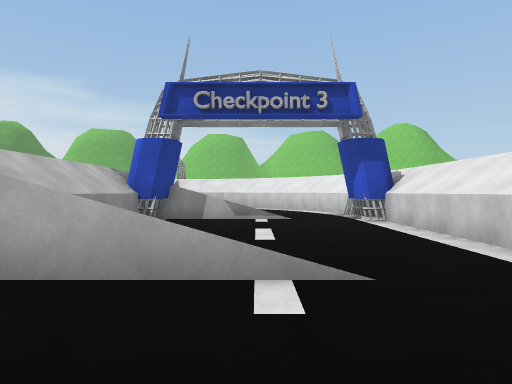
view 1 (above)

17 first-person views from a walk through a Unity game level. The camera is 1.2 m above the floor, looks level and sees 75° across. The floor is counted in squares, 2 m on a side. Each view is taken from the middle of a square. On the plan, view 1 faces up. The plan holds only what a view shows up to about 10 squares ahead; the rest is blank. The place goes on beyond the plan. The player is left out.

view 2
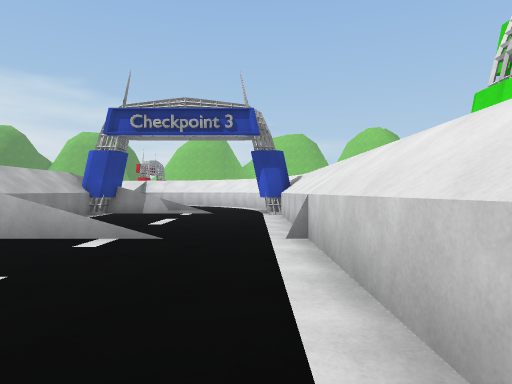

view 3
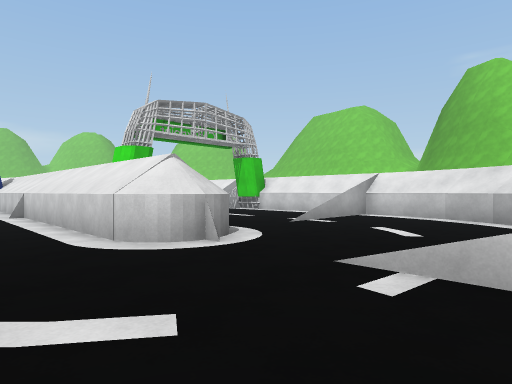

view 4
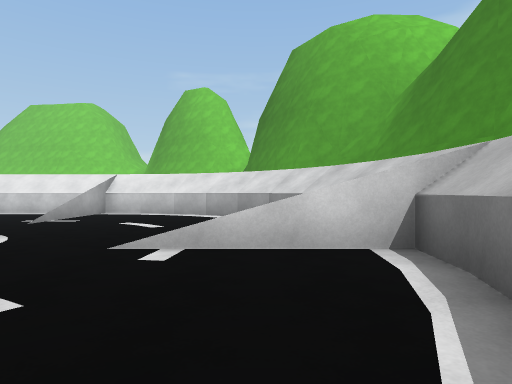

view 5
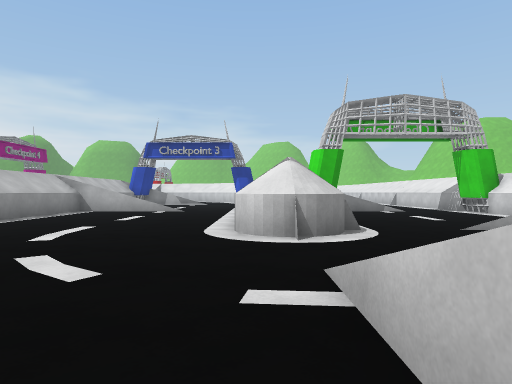

view 6
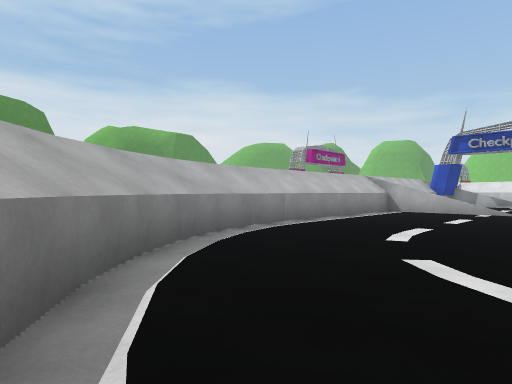

view 7
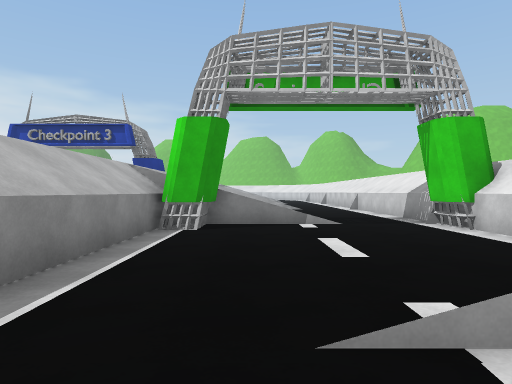

view 8
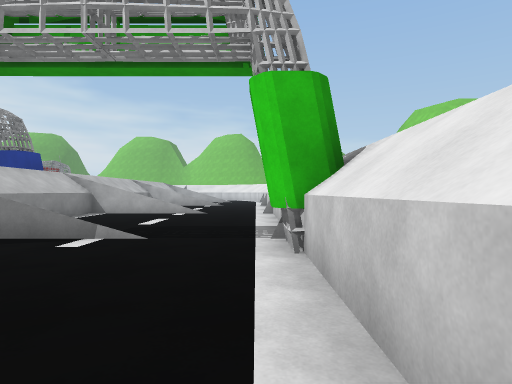

view 9
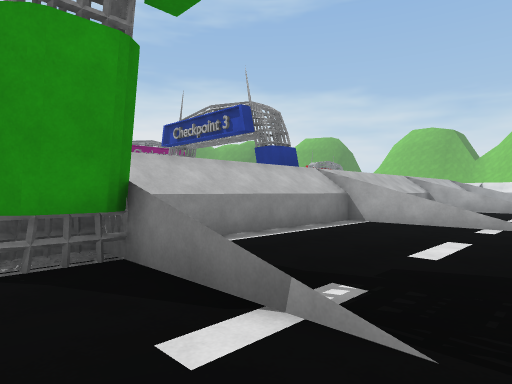

view 10
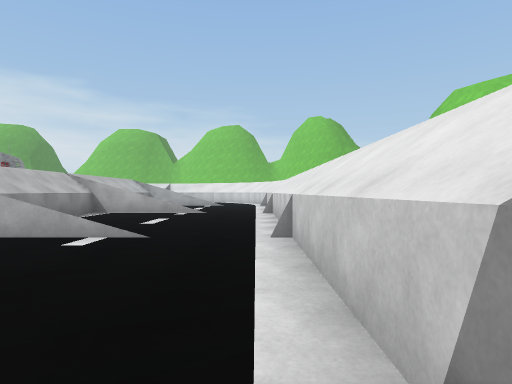

view 11
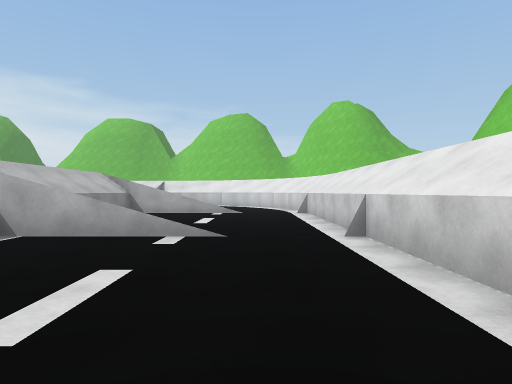

view 12
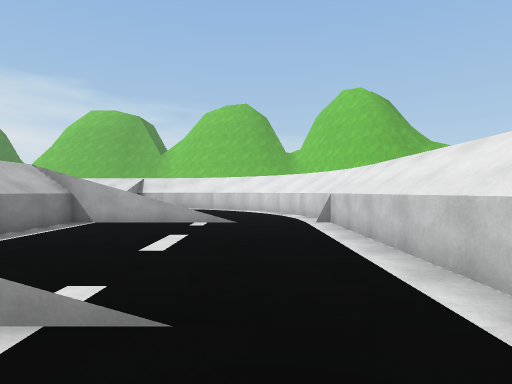

view 13
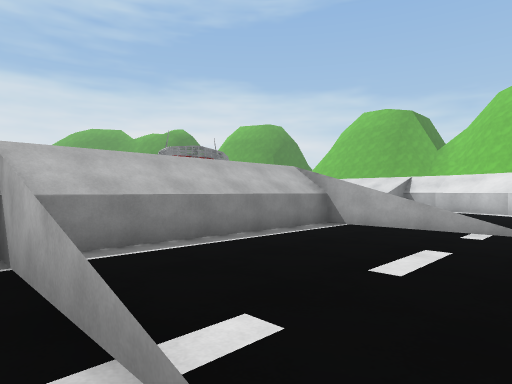

view 14
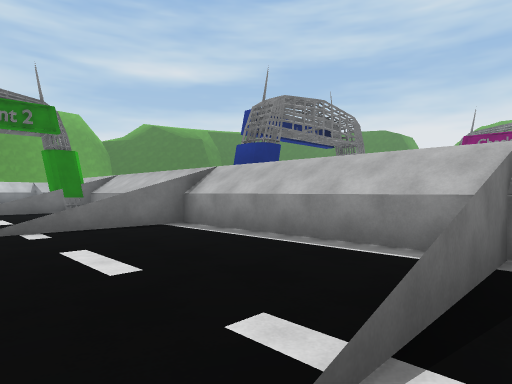

view 15
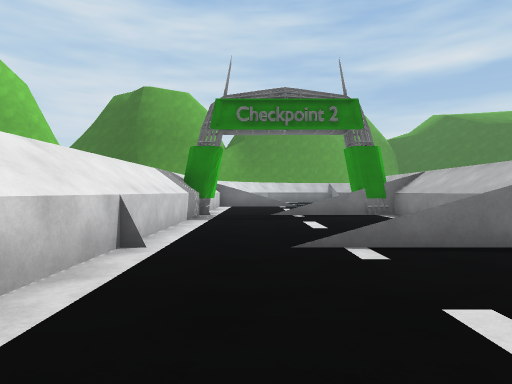

view 16
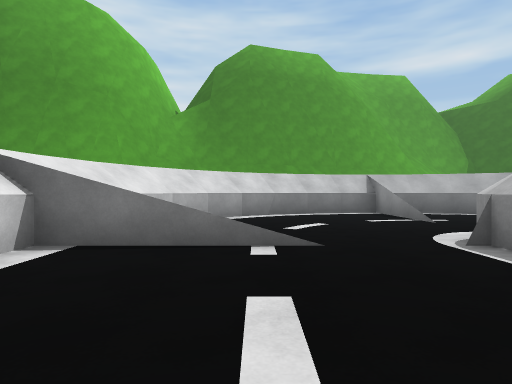

view 17
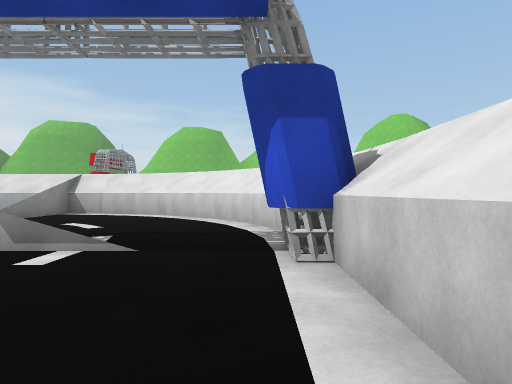

### Floor plan
Points are (right, up) in squares from view 1. A wall is a line through its corners. A room is listed if a view was taken in it or the views show most of it. See-through windows are left out.
Room 1 (views 1, 2, 3, 4, 5, 6, 7, 8, 9, 10, 16, 17)
walls: (4, 2.3) (6.6, 2.3) (4.5, 2.3); (-0.1, 2.3) (-1.9, 2.3); (5.1, 1.3) (4.6, 1.3); (5.3, 2.1) (5.3, 1.3); (3.1, -2.7) (2.7, -2.7) (2.7, 7.5); (4.4, -2.4) (4.4, -2.9); (-2.4, 2) (-2.4, -3.7) (-2.1, -4.8); (2.7, 6.9) (2.1, 6.9) (2.1, 7.6); (4.4, 6.9) (4.4, -2); (7.2, -2.7) (9.9, -2.7) (7.2, -2.7); (-0.1, 7.4) (-2.4, 7.4) (-2.4, 3.9); (-2.1, -4.7) (-1.6, -5.7); (2.6, 8.4) (2.3, 9.5); (3.5, -6.5) (3.5, -9); (-1.7, -5.7) (-1, -6.6); (-1.9, 7.6) (-1.9, 6.9) (-2.6, 6.9); (9.7, 1.3) (9.1, 1.3) (9.1, 2.3) (9.7, 2.3); (6.6, 7.4) (4, 7.4); (-1.1, -6.5) (-0.3, -7.3) (0.5, -7.9); (2.3, 9.4) (1.9, 10.4); (9.5, -3.9) (9.5, 6.6); (1, -8.1) (1.5, -8.3); (9.1, -4.8) (9.4, -3.7); (1.9, 10.3) (1.3, 11.2) (0.5, 12); (1.4, -8.3) (2.5, -8.6) (3.6, -8.7); (8.6, -5.8) (9.2, -4.7); (8.1, -6.6) (8.7, -5.7); (3.5, -8.7) (4.6, -8.6); (7.3, -7.3) (8.1, -6.5); (4.5, -8.6) (5.6, -8.3); (5.5, -8.3) (6.6, -7.9); (6.5, -7.9) (7.4, -7.2); (3.5, -9.1) (3.5, -6.4); (0.6, 11.9) (-0.3, 12.5) (-1.2, 13); (-1.1, 13) (-2.3, 13.3); (-3.3, 13.8) (-3.3, 10.9)
low walls: (5.1, 2.4) (5.1, 1.3); (2.7, 6.8) (2.2, 7.2); (2.7, 7.6) (2.7, 8.5); (-2, 7.2) (-2.5, 6.8); (9.6, 1.4) (9.2, 1.7)
ways out: opening at (7.5, 7) to room 2
Room 2 (views 11, 12, 13, 15)
walls: (9.5, 9.9) (9.5, 12.4); (6.6, 12.5) (4, 12.5); (4.4, 11.9) (4.4, 6.9); (4, 7.4) (6.6, 7.4); (9.5, 6.6) (9.5, 9.1)
ways out: opening at (7.5, 7) to room 1; opening at (7.5, 12) to room 3
Room 3 (view 14)
walls: (6.6, 17.6) (3.9, 17.6); (9.5, 12.4) (9.5, 18.6); (4.4, 17.6) (4.4, 11.9); (4.1, 12.5) (6.6, 12.5)
ways out: opening at (7.5, 12) to room 2; opening at (7.5, 18)

Where each view was taken, in squares from view 1:
view 1: 0 up, 0 right, facing up
view 2: 2 down, 2 right, facing up
view 3: 7 down, 1 right, facing up-right
view 4: 7 down, 0 right, facing right
view 5: 8 down, 3 right, facing up
view 6: 8 down, 2 right, facing up-left
view 7: 4 down, 6 right, facing up
view 8: 2 down, 9 right, facing up
view 9: 1 up, 8 right, facing up-left
view 10: 3 up, 9 right, facing up
view 11: 8 up, 8 right, facing up
view 12: 11 up, 8 right, facing up
view 13: 12 up, 8 right, facing up-left
view 14: 13 up, 8 right, facing down-left
view 15: 11 up, 8 right, facing down
view 16: 1 up, 7 right, facing down
view 17: 4 up, 2 right, facing up
